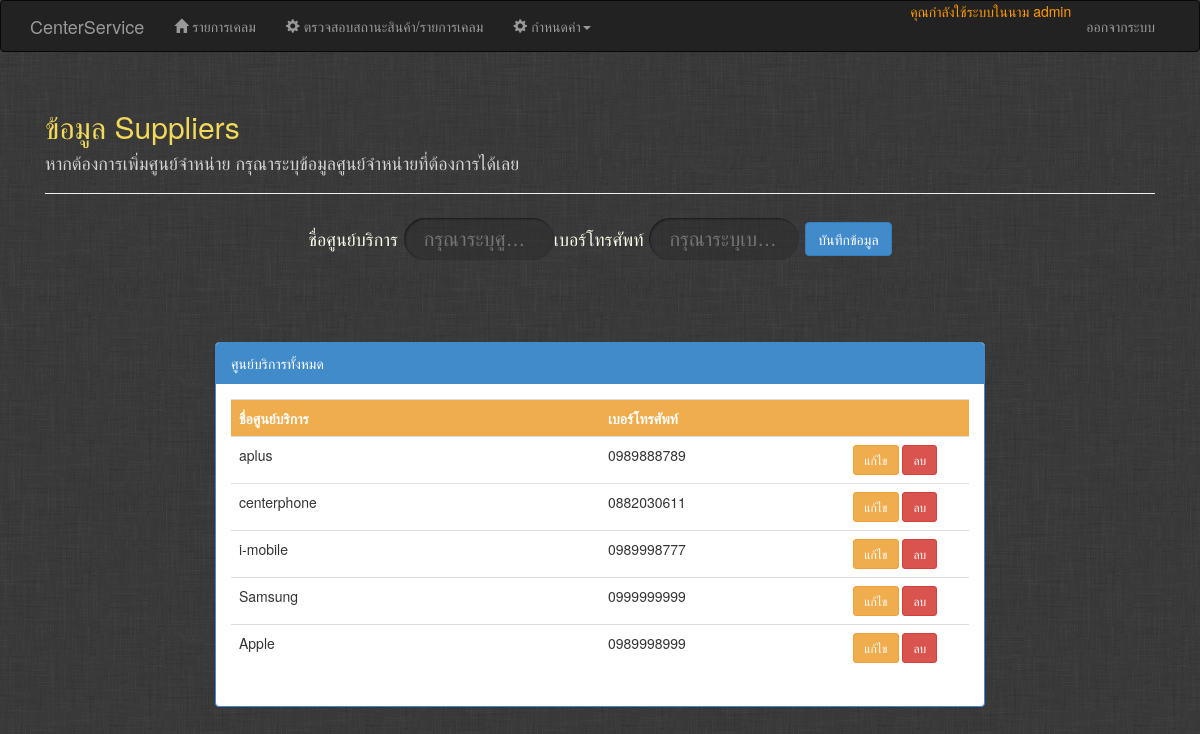
/Admin/admin_suppliers.php (signed in), run on the app's committed database.
### tables this page shows
CREATE TABLE IF NOT EXISTS `suppliers` (
  `id` int(11) NOT NULL AUTO_INCREMENT COMMENT 'รหัสศูนย์ให้บริการ',
  `supplier` varchar(100) NOT NULL COMMENT 'ชื่อศูนย์บริการ',
  `se_phone` varchar(10) DEFAULT NULL COMMENT 'เบอร์โทรศัพท์',
  PRIMARY KEY (`id`)
);

### Admin/admin_suppliers.php (the view, shortened to what this page needs)
<?php
include 'header.php';
include 'nav.php';
include '../dbconn.php';
$supplier=null;
$se_phone=null;
$sql = "SELECT * FROM suppliers ORDER BY id DESC";
$result = $conn->query($sql);
?>
<div class="jumbotron" style="background-image: url(./pic/bg.png); margin-top: -30px ">
<div class="container">
    <div class="row">
        <div class="col-md-12" >
          <h2 style="color:rgb(241, 217, 89)">ข้อมูล Suppliers</h2>
          <h4 style="color: rgba(211,211,211,1)">หากต้องการเพิ่มศูนย์จำหน่าย กรุณาระบุข้อมูลศูนย์จำหน่ายที่ต้องการได้เลย</h4>
<hr />
<form method="post" action="<?php echo $_SERVER['PHP_SELF'];?>" class="form-inline">
<center>
    <div class="form-group">
                <label for="s-supplier" style="color:rgb(250, 250, 232)"><h4>ชื่อศูนย์บริการ</h4></label>
                <input id="s-supplier" class="button" placeholder="กรุณาระบุศูนย์บริการ..." type="text" name="s[supplier]" value="<?php echo $supplier;?>" required="required">
            </div><div class="form-group">
                <label  for="s-se_phone" style="color:rgb(250, 250, 232)"><h4>เบอร์โทรศัพท์</h4></label>
                <input id="s-se_phone" class="button" placeholder="กรุณาระบุเบอร์โทร..." type="text" name="s[se_phone]" value="<?php echo $se_phone;?>" >
            </div>
        <input type="submit" value="บันทึกข้อมูล" class="btn btn-primary">
</center>
</form>
</div>
</div>
</div>
</div>
<div class="col-md-2">
</div>
<div class="col-md-8">
<div class="panel panel-primary">
  <div class="panel-heading">ศูนย์บริการทั้งหมด</div>
  <div class="panel-body">
<table class="table table-warning table-hover">
    <tr class="btn-warning ">
      <th  width="50%">ชื่อศูนย์บริการ</th>
      <th  width="30%">เบอร์โทรศัพท์</th>
      <th  width="20%"></th>
    </tr>
    <?php while($rs=mysqli_fetch_array($result)){?>
    <tr>
        <td><?php echo $rs['supplier'];?></td>
	      <td><?php echo $rs['se_phone'];?></td>
        <td>
          <center>
            <a href="<?php echo $_SERVER['PHP_SELF'];?>?eid=<?php echo $rs['id'];?>" class="btn btn-sm btn-warning">แก้ไข</a>
            <a href="<?php echo $_SERVER['PHP_SELF'];?>?did=<?php echo $rs['id'];?>" class="btn btn-sm btn-danger" onclick="return confirm('แน่ใจนะว่าต้องการลบ?');">ลบ</a>
         </center>
       </td>
    </tr>
    <?php }?>
</table>
</div>
<?php
include '../footer.php';
?>

### Admin/assets/css/cssbuton.css (style rules this page uses)
.button { display: inline-block; -webkit-box-sizing: border-box; -moz-box-sizing: border-box; box-sizing: border-box; width: 150px; height: 42px; cursor: pointer; top: 0; right: 0; bottom: 0; left: 0; padding: 0 20px; overflow: hidden; border: none; -webkit-border-radius: 21px; border-radius: 21px; font: normal 20px/normal "Antic", Helvetica, sans-serif; color: rgba(140,140,140,1); text-decoration: normal; -o-text-overflow: ellipsis; text-overflow: ellipsis; background: rgba(40,40,40,0.4); -webkit-box-shadow: 1px 1px 2px 0 rgba(0,0,0,0.5) inset; box-shadow: 1px 1px 2px 0 rgba(0,0,0,0.5) inset; -webkit-transition: all 502ms cubic-bezier(0.68, -0.75, 0.265, 1.75); -moz-transition: all 502ms cubic-bezier(0.68, -0.75, 0.265, 1.75); -o-transition: all 502ms cubic-bezier(0.68, -0.75, 0.265, 1.75); transition: all 502ms cubic-bezier(0.68, -0.75, 0.265, 1.75); }

### data on the page
suppliers: supplier "aplus", se_phone "0989888789"
suppliers: supplier "centerphone", se_phone "0882030611"
suppliers: supplier "i-mobile", se_phone "0989998777"
suppliers: supplier "Samsung", se_phone "0999999999"
suppliers: supplier "Apple", se_phone "0989998999"

### other printed values
$_SESSION['user']['username'] "admin"
